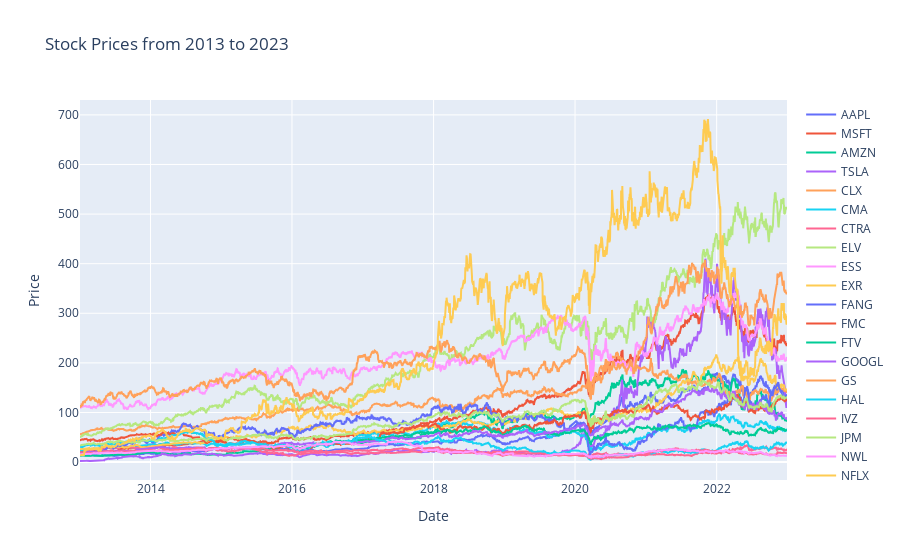

Here is the notebook cell this chart was saved with:
### Markdown cell above
Here we import our data. We use and API to download data from Yahoo Finance. 
We import stock data (adj. close) from 20 US companies. The adj. close is plotted in an interactive plot to inspect the data.

### Code cell
eeff.downint()

### Figure 1 — Plotly figure (JSON) as saved in the notebook; plotly's stock layout.template omitted (floating-point values rounded to 4 significant figures; data arrays with more than 128 entries replaced by an {"elided": "..."} marker saying what was removed)
{"data": [{"name": "AAPL", "type": "scatter", "x": {"elided": "2518 str values"}, "y": {"elided": "2518 float values"}}, {"name": "MSFT", "type": "scatter", "x": {"elided": "2518 str values"}, "y": {"elided": "2518 float values"}}, {"name": "AMZN", "type": "scatter", "x": {"elided": "2518 str values"}, "y": {"elided": "2518 float values"}}, {"name": "TSLA", "type": "scatter", "x": {"elided": "2518 str values"}, "y": {"elided": "2518 float values"}}, {"name": "CLX", "type": "scatter", "x": {"elided": "2518 str values"}, "y": {"elided": "2518 float values"}}, {"name": "CMA", "type": "scatter", "x": {"elided": "2518 str values"}, "y": {"elided": "2518 float values"}}, {"name": "CTRA", "type": "scatter", "x": {"elided": "2518 str values"}, "y": {"elided": "2518 float values"}}, {"name": "ELV", "type": "scatter", "x": {"elided": "2518 str values"}, "y": {"elided": "2518 float values"}}, {"name": "ESS", "type": "scatter", "x": {"elided": "2518 str values"}, "y": {"elided": "2518 float values"}}, {"name": "EXR", "type": "scatter", "x": {"elided": "2518 str values"}, "y": {"elided": "2518 float values"}}, {"name": "FANG", "type": "scatter", "x": {"elided": "2518 str values"}, "y": {"elided": "2518 float values"}}, {"name": "FMC", "type": "scatter", "x": {"elided": "2518 str values"}, "y": {"elided": "2518 float values"}}, {"name": "FTV", "type": "scatter", "x": {"elided": "2518 str values"}, "y": {"elided": "2518 float values"}}, {"name": "GOOGL", "type": "scatter", "x": {"elided": "2518 str values"}, "y": {"elided": "2518 float values"}}, {"name": "GS", "type": "scatter", "x": {"elided": "2518 str values"}, "y": {"elided": "2518 float values"}}, {"name": "HAL", "type": "scatter", "x": {"elided": "2518 str values"}, "y": {"elided": "2518 float values"}}, {"name": "IVZ", "type": "scatter", "x": {"elided": "2518 str values"}, "y": {"elided": "2518 float values"}}, {"name": "JPM", "type": "scatter", "x": {"elided": "2518 str values"}, "y": {"elided": "2518 float values"}}, {"name": "NWL", "type": "scatter", "x": {"elided": "2518 str values"}, "y": {"elided": "2518 float values"}}, {"name": "NFLX", "type": "scatter", "x": {"elided": "2518 str values"}, "y": {"elided": "2518 float values"}}], "layout": {"hovermode": "x unified", "title": {"text": "Stock Prices from 2013 to 2023"}, "xaxis": {"title": {"text": "Date"}}, "yaxis": {"title": {"text": "Price"}}}}
